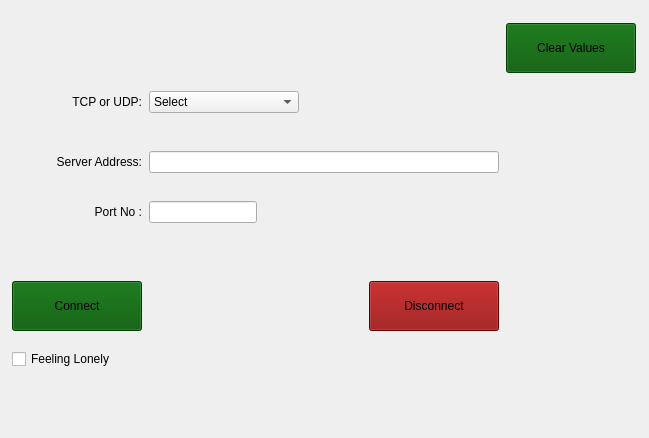
              <widget class="QWidget" name="scrollAreaWidgetContents">
               <property name="geometry">
                <rect>
                 <x>0</x>
                 <y>0</y>
                 <width>649</width>
                 <height>438</height>
                </rect>
               </property>
               <layout class="QGridLayout" name="gridLayout_11">
                <item row="9" column="1">
                 <spacer name="verticalSpacer_3">
                  <property name="orientation">
                   <enum>Qt::Vertical</enum>
                  </property>
                  <property name="sizeType">
                   <enum>QSizePolicy::Fixed</enum>
                  </property>
                  <property name="sizeHint" stdset="0">
                   <size>
                    <width>20</width>
                    <height>10</height>
                   </size>
                  </property>
                 </spacer>
                </item>
                <item row="0" column="1">
                 <spacer name="verticalSpacer">
                  <property name="orientation">
                   <enum>Qt::Vertical</enum>
                  </property>
                  <property name="sizeType">
                   <enum>QSizePolicy::Fixed</enum>
                  </property>
                  <property name="sizeHint" stdset="0">
                   <size>
                    <width>20</width>
                    <height>20</height>
                   </size>
                  </property>
                 </spacer>
                </item>
                <item row="10" column="1">
                 <widget class="QLineEdit" name="PortLineEdit">
                  <property name="sizePolicy">
                   <sizepolicy hsizetype="Fixed" vsizetype="Fixed">
                    <horstretch>150</horstretch>
                    <verstretch>0</verstretch>
                   </sizepolicy>
                  </property>
                 </widget>
                </item>
                <item row="10" column="0">
                 <widget class="QLabel" name="label_4">
                  <property name="styleSheet">
                   <string notr="true">background-color: rgba(255, 255, 255, 0);
border-color: rgba(255, 255, 255, 0);</string>
                  </property>
                  <property name="text">
                   <string>&lt;html&gt;&lt;head/&gt;&lt;body&gt;&lt;p align=&quot;right&quot;&gt;Port No :&lt;/p&gt;&lt;/body&gt;&lt;/html&gt;</string>
                  </property>
                 </widget>
                </item>
                <item row="13" column="0">
                 <widget class="QPushButton" name="Connect_TCPUDP">
                  <property name="sizePolicy">
                   <sizepolicy hsizetype="Fixed" vsizetype="Fixed">
                    <horstretch>0</horstretch>
                    <verstretch>0</verstretch>
                   </sizepolicy>
                  </property>
                  <property name="minimumSize">
                   <size>
                    <width>130</width>
                    <height>50</height>
                   </size>
                  </property>
                  <property name="styleSheet">
                   <string notr="true">background-color: rgb(0, 85, 0);</string>
                  </property>
                  <property name="text">
                   <string>Connect</string>
                  </property>
                  <property name="icon">
                   <iconset resource="ESP_Resource.qrc">
                    <normaloff>:/Icons/Icons/connect-icon.png</normaloff>:/Icons/Icons/connect-icon.png</iconset>
                  </property>
                  <property name="iconSize">
                   <size>
                    <width>32</width>
                    <height>32</height>
                   </size>
                  </property>
                 </widget>
                </item>
                <item row="8" column="1">
                 <widget class="QLineEdit" name="ServerLineEdit">
                  <property name="sizePolicy">
                   <sizepolicy hsizetype="Fixed" vsizetype="Fixed">
                    <horstretch>0</horstretch>
                    <verstretch>0</verstretch>
                   </sizepolicy>
                  </property>
                  <property name="minimumSize">
                   <size>
                    <width>350</width>
                    <height>0</height>
                   </size>
                  </property>
                 </widget>
                </item>
                <item row="7" column="1">
                 <spacer name="verticalSpacer_2">
                  <property name="orientation">
                   <enum>Qt::Vertical</enum>
                  </property>
                  <property name="sizeType">
                   <enum>QSizePolicy::Fixed</enum>
                  </property>
                  <property name="sizeHint" stdset="0">
                   <size>
                    <width>20</width>
                    <height>20</height>
                   </size>
                  </property>
                 </spacer>
                </item>
                <item row="8" column="0">
                 <widget class="QLabel" name="label_3">
                  <property name="styleSheet">
                   <string notr="true">background-color: rgba(255, 255, 255, 0);
border-color: rgba(255, 255, 255, 0);</string>
                  </property>
                  <property name="text">
                   <string>&lt;html&gt;&lt;head/&gt;&lt;body&gt;&lt;p align=&quot;right&quot;&gt;Server Address:&lt;/p&gt;&lt;/body&gt;&lt;/html&gt;</string>
                  </property>
                 </widget>
                </item>
                <item row="11" column="1">
                 <spacer name="verticalSpacer_4">
                  <property name="orientation">
                   <enum>Qt::Vertical</enum>
                  </property>
                  <property name="sizeType">
                   <enum>QSizePolicy::Fixed</enum>
                  </property>
                  <property name="sizeHint" stdset="0">
                   <size>
                    <width>20</width>
                    <height>40</height>
                   </size>
                  </property>
                 </spacer>
                </item>
                <item row="14" column="0">
                 <widget class="QCheckBox" name="POP_up_checkBox">
                  <property name="text">
                   <string>Feeling Lonely</string>
                  </property>
                 </widget>
                </item>
                <item row="15" column="0">
                 <spacer name="verticalSpacer_8">
                  <property name="orientation">
                   <enum>Qt::Vertical</enum>
                  </property>
                  <property name="sizeType">
                   <enum>QSizePolicy::Fixed</enum>
                  </property>
                  <property name="sizeHint" stdset="0">
                   <size>
                    <width>20</width>
                    <height>40</height>
                   </size>
                  </property>
                 </spacer>
                </item>
                <item row="13" column="1" alignment="Qt::AlignRight">
                 <widget class="QPushButton" name="Disconnect_TCPUDP">
                  <property name="sizePolicy">
                   <sizepolicy hsizetype="Fixed" vsizetype="Fixed">
                    <horstretch>0</horstretch>
                    <verstretch>0</verstretch>
                   </sizepolicy>
                  </property>
                  <property name="minimumSize">
                   <size>
                    <width>130</width>
                    <height>50</height>
                   </size>
                  </property>
                  <property name="styleSheet">
                   <string notr="true">background-color: rgb(139, 0, 0);</string>
                  </property>
                  <property name="text">
                   <string>Disconnect</string>
                  </property>
                  <property name="icon">
                   <iconset resource="ESP_Resource.qrc">
                    <normaloff>:/Icons/Icons/45420.png</normaloff>:/Icons/Icons/45420.png</iconset>
                  </property>
                  <property name="iconSize">
                   <size>
                    <width>32</width>
                    <height>32</height>
                   </size>
                  </property>
                 </widget>
                </item>
                <item row="2" column="1">
                 <widget class="QComboBox" name="SelectionCombobox">
                  <property name="sizePolicy">
                   <sizepolicy hsizetype="Fixed" vsizetype="Fixed">
                    <horstretch>0</horstretch>
                    <verstretch>0</verstretch>
                   </sizepolicy>
                  </property>
                  <property name="minimumSize">
                   <size>
                    <width>150</width>
                    <height>0</height>
                   </size>
                  </property>
                  <item>
                   <property name="text">
                    <string>Select</string>
                   </property>
                  </item>
                  <item>
                   <property name="text">
                    <string>TCP</string>
                   </property>
                  </item>
                  <item>
                   <property name="text">
                    <string>UDP</string>
                   </property>
                  </item>
                 </widget>
                </item>
                <item row="0" column="2">
                 <widget class="QPushButton" name="Clear_pushButton">
                  <property name="sizePolicy">
                   <sizepolicy hsizetype="Fixed" vsizetype="Fixed">
                    <horstretch>0</horstretch>
                    <verstretch>0</verstretch>
                   </sizepolicy>
                  </property>
                  <property name="minimumSize">
                   <size>
                    <width>130</width>
                    <height>50</height>
                   </size>
                  </property>
                  <property name="styleSheet">
                   <string notr="true">background-color: rgb(0, 85, 0);</string>
                  </property>
                  <property name="text">
                   <string>Clear Values</string>
                  </property>
                  <property name="icon">
                   <iconset resource="ESP_Resource.qrc">
                    <normaloff>:/Icons/Icons/clear.png</normaloff>:/Icons/Icons/clear.png</iconset>
                  </property>
                  <property name="iconSize">
                   <size>
                    <width>32</width>
                    <height>32</height>
                   </size>
                  </property>
                 </widget>
                </item>
                <item row="2" column="0">
                 <widget class="QLabel" name="label_2">
                  <property name="styleSheet">
                   <string notr="true">background-color: rgba(255, 255, 255, 0);
border-color: rgba(255, 255, 255, 0);</string>
                  </property>
                  <property name="text">
                   <string>&lt;html&gt;&lt;head/&gt;&lt;body&gt;&lt;p align=&quot;right&quot;&gt;TCP or UDP:&lt;/p&gt;&lt;/body&gt;&lt;/html&gt;</string>
                  </property>
                 </widget>
                </item>
               </layout>
              </widget>
